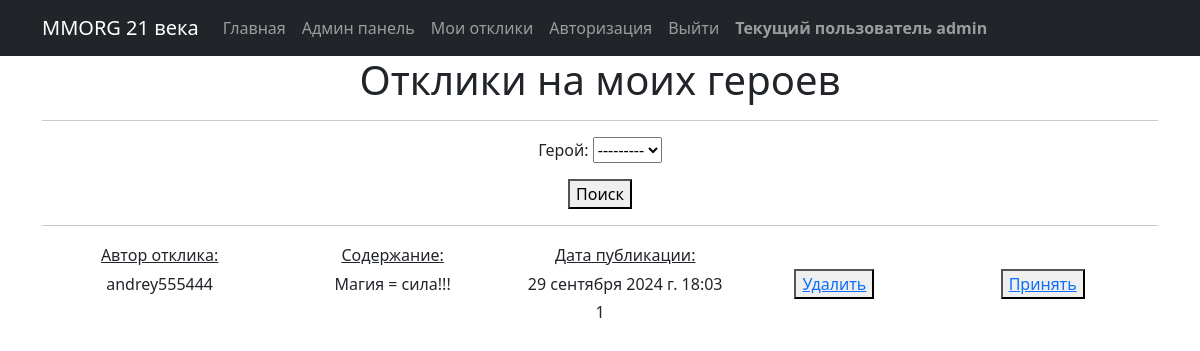
/responses/ (signed in), run on the app's committed database.
### board/models.py (models this page shows, shortened)
class UserResponse(models.Model):
    author = models.ForeignKey(User, on_delete=models.CASCADE, verbose_name='Автор отклика')
    text = models.TextField(verbose_name='Текст')
    status = models.BooleanField(default=False)
    add = models.ForeignKey(Message, on_delete=models.CASCADE, verbose_name='Герой')
    created_at = models.DateTimeField(auto_now_add=True, verbose_name='Дата отклика')
    class Meta:
        verbose_name = 'Отклик'
        verbose_name_plural = 'Отклики'

### board/views.py (the view)
# urls.py: path('responses/', ResponseList.as_view(), name='response'),
class ResponseList(LoginRequiredMixin, ListView):
    form_class = RespondForm
    model = UserResponse
    template_name = 'responses.html'
    context_object_name = 'responses'
    paginate_by = 10
    def get_context_data(self, **kwargs):
        context = super().get_context_data(**kwargs)
        context['filterset'] = self.filterset
        return context
    def get_queryset(self):
        queryset = super().get_queryset().filter(add__author=self.request.user)
        self.filterset = ResponseFilter(self.request.GET, queryset=queryset, request=self.request.user.id)
        return self.filterset.qs  # И возвращаем отфильтрованные результаты

### board/models.py (called while the page is built)
    def __str__(self):
        return self.title

### templates/responses.html (shortened to what this page needs)
{% extends 'flatpages/default.html' %}
{% block content %}
<h1>Отклики на моих героев</h1>
<hr>
<form action="" method="get">
    {{ filterset.form.as_p }}
    <button type="submit">Поиск</button>
</form>
<hr>
{% if responses %}
    <table style="margin-left: 1px; margin-rith: ;">
        <tr>
            <td style="width: 200px"><u>Автор отклика:</u></td>
            <td style="width: 200px"><u>Содержание:</u></td>
            <td style="width: 200px"><u>Дата публикации:</u></td>
        </tr>
        {% for re in responses %}
        <tr>
            <td style="width: 250px">{{re.author}}</td>
            <td style="width: 250px">{{re.text}}</td>
            <td style="width: 250px">{{re.created_at}}</td>
            <td style="width: 200px"><button type="submit"><a href={% url 'response_delete' re.id%}> Удалить </a></button></td>
            {% if re.status == False %}
            <td style="width: 250px"><button type="submit"><a href={% url 'response_status' re.id %}>Принять</a></button> </td>
            {% else %}
            <td style="width: 250px">Отклик принят!</td>
            {% endif %}
        </tr>
        {% endfor %}
    </table>
{% else %}
    <h2>Откликов нет!</h2>
{% endif %}
   {{ page_obj.number }}
{% endblock content %}

### templates/flatpages/default.html (shortened to what this page needs)
<!DOCTYPE html>
<html lang="en">
    <head>
        {% load static %}
        <link href="{% static 'css/styles.css' %}" rel="stylesheet" />
    </head>
    <body>
<nav class="navbar navbar-expand-lg navbar-dark bg-dark static-top">
   <div class="container">
       <a class="navbar-brand" href="#">MMORG 21 века</a>
       <div class="collapse navbar-collapse" id="navbarResponsive">
           <ul class="navbar-nav ml-auto">
               <li class="nav-item active">
                   <a class="nav-link" href="/">Главная
                   </a>
               </li>
               <li class="nav-item">
                   <a class="nav-link" href="/admin/">Админ панель</a>
               </li>
               <li class="nav-item">
                   <a class="nav-link" href="/responses/">Мои отклики</a>
               </li>
                <li class="nav-item">
               <li class="nav-item">
                   <a class="nav-link" href="/accounts/login/">Авторизация</a>
               </li>
                  <li class="nav-item">
               <li class="nav-item">
                   <a class="nav-link" href="/accounts/logout/">Выйти</a>
               </li>
                <li class="nav-item">
                   <a class="nav-link" href='#'> <strong>Текущий пользователь {{user.username}}</strong></a>
               </li>
           </ul>
       </div>
   </div>
</nav>
<div class="container">
   <div class="row">
       <div class="col-lg-12 text-center">
           {% block content %}{% endblock content %}
       </div>
   </div>
</div>
    </body>
</html>

### data on the page
UserResponse: author "andrey555444", text "Магия = сила!!!", created_at "29 сентября 2024 г. 18:03", status "Принять"

### other printed values
{{ user.username }} "admin"
{{ page_obj.number }} "1"
